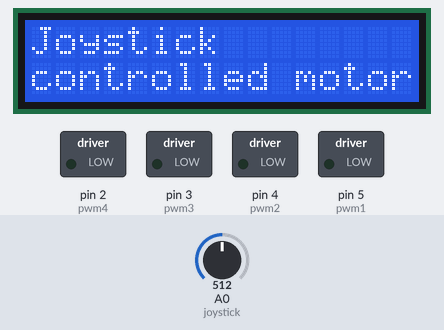
A sketch run on a simulated Arduino Uno, built with avr-gcc and run on an emulated ATmega328P. Shown: 16×2 character LCD, switched loads named in the sketch (green lamp = pin HIGH). The test bench sets the inputs (shaded band); at power-on: A0 (joystick) = 512.

Above: at 1.2 s.
1.3 s: A0 (joystick) set to 716
At 2.0 s:
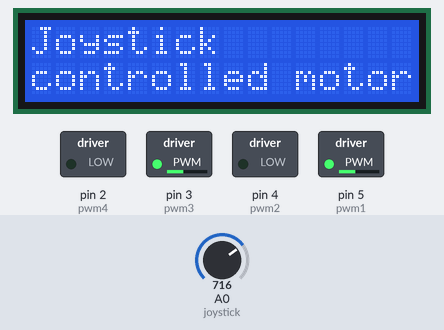
2.8 s: A0 (joystick) set to 900
At 3.2 s:
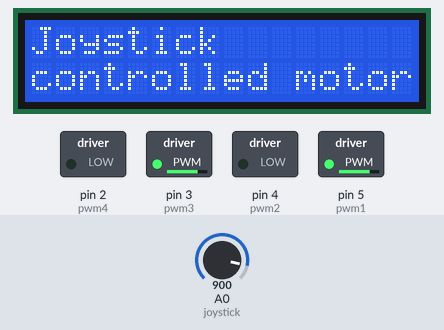
4.3 s: A0 (joystick) set to 245
At 5.5 s:
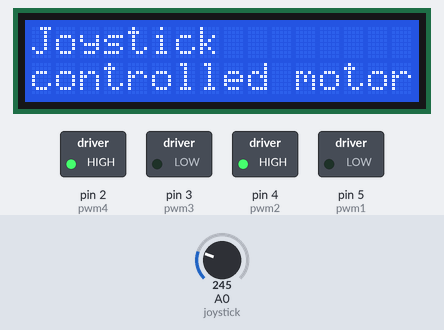
Timing chart, 0 to 7.3 s (numbered marks = the images above; inputs shaded):
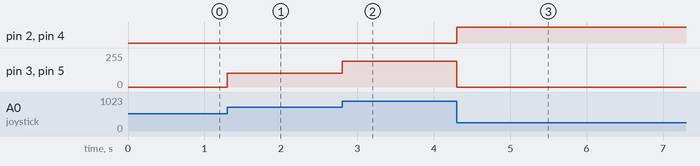

The sketch:

JOYSTICK_CONTROLLER.ino
```cpp
#include<LiquidCrystal_I2C.h>
LiquidCrystal_I2C lcd(0x27,16,2);
#define joystick     A0
#define pwm1         5
#define pwm2         4
#define pwm3         3
#define pwm4         2

int motor_control;

void setup() {
  lcd.init();
  lcd.backlight();
  lcd.setCursor(0,0);
  lcd.print("Joystick ");
  lcd.setCursor(0,1);
  lcd.print("controlled motor");
  pinMode(pwm1,   OUTPUT);
  pinMode(pwm2,   OUTPUT);
  pinMode(pwm3,   OUTPUT);
  pinMode(pwm4,   OUTPUT);
}

void loop() {
  while(1)
  {
  motor_control = analogRead(joystick);
  motor_control >>= 1;
  if(motor_control > 255){
    digitalWrite(pwm2, 0);
    analogWrite(pwm1, (motor_control - 256));
    digitalWrite(pwm4, 0);
    analogWrite(pwm3, (motor_control - 256));
  }
  else
    if(motor_control < 255){
      digitalWrite(pwm1, 0);
      analogWrite(pwm2, (255 - motor_control));
      digitalWrite(pwm3, 0);
      analogWrite(pwm4, (255 - motor_control));
    }
    else{
      digitalWrite(pwm1, 0);
      digitalWrite(pwm2, 0);
      digitalWrite(pwm3, 0);
      digitalWrite(pwm4, 0);
    }
  }
}
```

Measured:
- after the input at 1.3 s, pin 3 (pwm3), pin 5 (pwm1): 0/255 → 102/255 at once
- after the input at 2.8 s, pin 3 (pwm3), pin 5 (pwm1): 102/255 → 194/255 at once
- after the input at 4.3 s, pin 2 (pwm4), pin 4 (pwm2): LOW → HIGH at once; pin 3 (pwm3), pin 5 (pwm1): 194/255 → 0/255 at once
